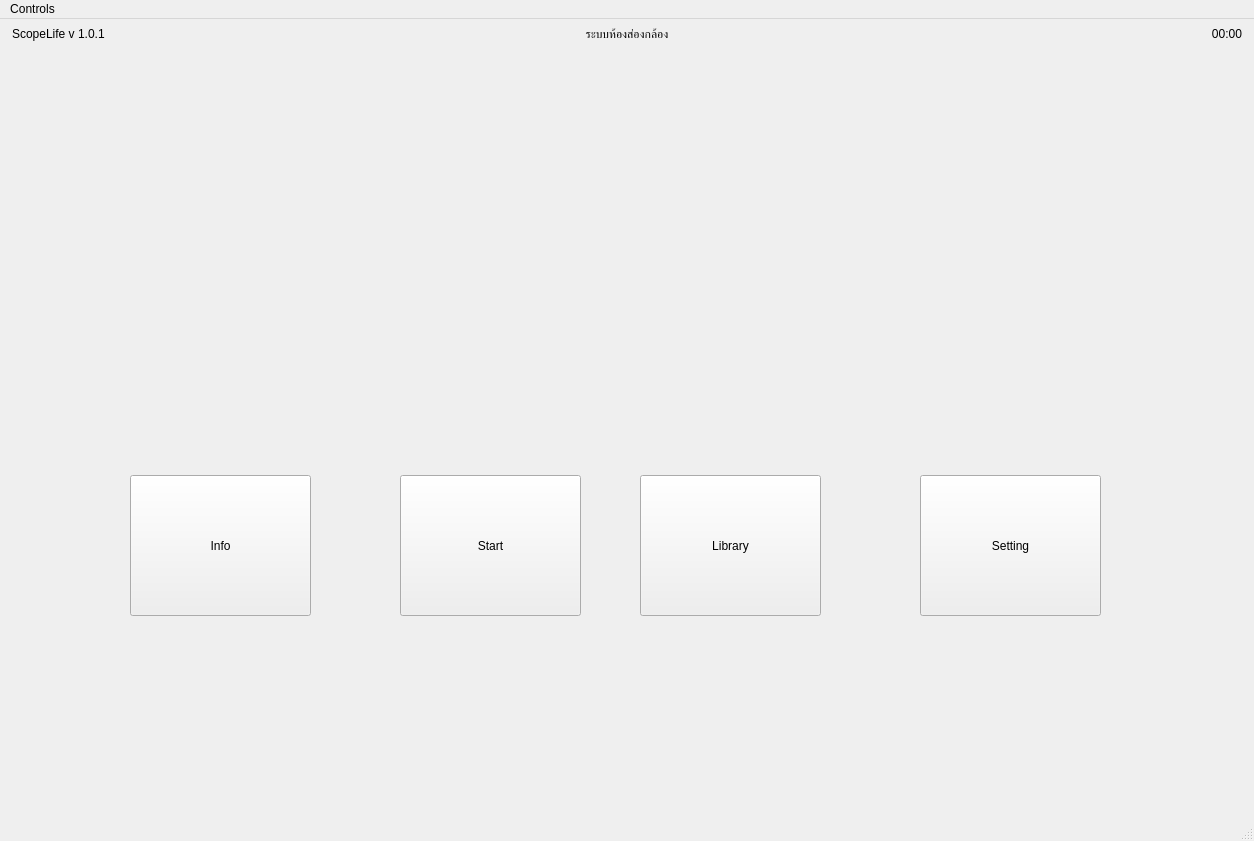
<?xml version="1.0" encoding="UTF-8"?>
<ui version="4.0">
 <class>MainWindow</class>
 <widget class="QMainWindow" name="MainWindow">
  <property name="geometry">
   <rect>
    <x>0</x>
    <y>0</y>
    <width>1254</width>
    <height>841</height>
   </rect>
  </property>
  <property name="windowTitle">
   <string>ScopeLife</string>
  </property>
  <widget class="QWidget" name="centralwidget">
   <layout class="QVBoxLayout" name="verticalLayout">
    <property name="leftMargin">
     <number>0</number>
    </property>
    <property name="topMargin">
     <number>0</number>
    </property>
    <property name="rightMargin">
     <number>0</number>
    </property>
    <property name="bottomMargin">
     <number>0</number>
    </property>
    <item>
     <widget class="QWidget" name="widget_2" native="true">
      <property name="minimumSize">
       <size>
        <width>0</width>
        <height>30</height>
       </size>
      </property>
      <property name="styleSheet">
       <string notr="true"/>
      </property>
      <layout class="QHBoxLayout" name="horizontalLayout_3">
       <property name="spacing">
        <number>0</number>
       </property>
       <property name="leftMargin">
        <number>12</number>
       </property>
       <property name="topMargin">
        <number>0</number>
       </property>
       <property name="rightMargin">
        <number>12</number>
       </property>
       <property name="bottomMargin">
        <number>0</number>
       </property>
       <item>
        <widget class="QLabel" name="label_3">
         <property name="text">
          <string>ScopeLife v 1.0.1</string>
         </property>
        </widget>
       </item>
       <item>
        <widget class="QLabel" name="label_2">
         <property name="text">
          <string>ระบบห้องส่องกล้อง</string>
         </property>
         <property name="alignment">
          <set>Qt::AlignCenter</set>
         </property>
        </widget>
       </item>
       <item>
        <widget class="QLabel" name="label">
         <property name="text">
          <string>00:00</string>
         </property>
         <property name="alignment">
          <set>Qt::AlignRight|Qt::AlignTrailing|Qt::AlignVCenter</set>
         </property>
        </widget>
       </item>
      </layout>
     </widget>
    </item>
    <item>
     <widget class="QStackedWidget" name="stage">
      <property name="currentIndex">
       <number>0</number>
      </property>
      <widget class="QWidget" name="page_4">
       <widget class="QPushButton" name="info_btn">
        <property name="geometry">
         <rect>
          <x>130</x>
          <y>420</y>
          <width>181</width>
          <height>141</height>
         </rect>
        </property>
        <property name="text">
         <string>Info</string>
        </property>
       </widget>
       <widget class="QPushButton" name="start_btn">
        <property name="geometry">
         <rect>
          <x>400</x>
          <y>420</y>
          <width>181</width>
          <height>141</height>
         </rect>
        </property>
        <property name="text">
         <string>Start</string>
        </property>
       </widget>
       <widget class="QPushButton" name="library_btn">
        <property name="geometry">
         <rect>
          <x>640</x>
          <y>420</y>
          <width>181</width>
          <height>141</height>
         </rect>
        </property>
        <property name="text">
         <string>Library</string>
        </property>
       </widget>
       <widget class="QPushButton" name="setting_btn">
        <property name="geometry">
         <rect>
          <x>920</x>
          <y>420</y>
          <width>181</width>
          <height>141</height>
         </rect>
        </property>
        <property name="text">
         <string>Setting</string>
        </property>
       </widget>
       <widget class="QCameraViewfinder" name="live" native="true">
        <property name="geometry">
         <rect>
          <x>0</x>
          <y>0</y>
          <width>1241</width>
          <height>741</height>
         </rect>
        </property>
       </widget>
       <zorder>live</zorder>
       <zorder>info_btn</zorder>
       <zorder>start_btn</zorder>
       <zorder>library_btn</zorder>
       <zorder>setting_btn</zorder>
      </widget>
      <widget class="QWidget" name="page">
       <layout class="QHBoxLayout" name="horizontalLayout">
        <property name="leftMargin">
         <number>0</number>
        </property>
        <property name="topMargin">
         <number>0</number>
        </property>
        <property name="rightMargin">
         <number>0</number>
        </property>
        <property name="bottomMargin">
         <number>0</number>
        </property>
        <item>
         <widget class="WebController" name="web" native="true"/>
        </item>
       </layout>
      </widget>
      <widget class="QWidget" name="page_2">
       <layout class="QHBoxLayout" name="horizontalLayout_2">
        <property name="leftMargin">
         <number>0</number>
        </property>
        <property name="topMargin">
         <number>0</number>
        </property>
        <property name="rightMargin">
         <number>0</number>
        </property>
        <property name="bottomMargin">
         <number>0</number>
        </property>
        <item>
         <widget class="VideoController" name="video" native="true"/>
        </item>
       </layout>
      </widget>
      <widget class="QWidget" name="page_3">
       <widget class="QPushButton" name="pushButton">
        <property name="geometry">
         <rect>
          <x>80</x>
          <y>480</y>
          <width>112</width>
          <height>32</height>
         </rect>
        </property>
        <property name="text">
         <string>PushButton</string>
        </property>
       </widget>
       <widget class="VideoController" name="widget" native="true">
        <property name="geometry">
         <rect>
          <x>270</x>
          <y>270</y>
          <width>301</width>
          <height>211</height>
         </rect>
        </property>
       </widget>
      </widget>
     </widget>
    </item>
   </layout>
  </widget>
  <widget class="QMenuBar" name="menubar">
   <property name="geometry">
    <rect>
     <x>0</x>
     <y>0</y>
     <width>1254</width>
     <height>22</height>
    </rect>
   </property>
   <widget class="QMenu" name="menuControls">
    <property name="title">
     <string>Controls</string>
    </property>
    <addaction name="actionCapture"/>
    <addaction name="actionRecord"/>
   </widget>
   <addaction name="menuControls"/>
  </widget>
  <widget class="QStatusBar" name="statusbar"/>
  <action name="actionCapture">
   <property name="icon">
    <iconset>
     <normalon>:/Appr4.png</normalon>
    </iconset>
   </property>
   <property name="text">
    <string>Capture</string>
   </property>
   <property name="shortcut">
    <string>K</string>
   </property>
  </action>
  <action name="actionRecord">
   <property name="icon">
    <iconset>
     <normalon>:/Appr1.png</normalon>
    </iconset>
   </property>
   <property name="text">
    <string>Record</string>
   </property>
   <property name="shortcut">
    <string>R</string>
   </property>
  </action>
 </widget>
 <customwidgets>
  <customwidget>
   <class>QCameraViewfinder</class>
   <extends>QWidget</extends>
   <header>qcameraviewfinder.h</header>
   <container>1</container>
  </customwidget>
  <customwidget>
   <class>WebController</class>
   <extends>QWidget</extends>
   <header location="global">webcontroller.h</header>
   <container>1</container>
  </customwidget>
  <customwidget>
   <class>VideoController</class>
   <extends>QWidget</extends>
   <header location="global">videocontroller.h</header>
   <container>1</container>
  </customwidget>
 </customwidgets>
 <resources/>
 <connections/>
</ui>
